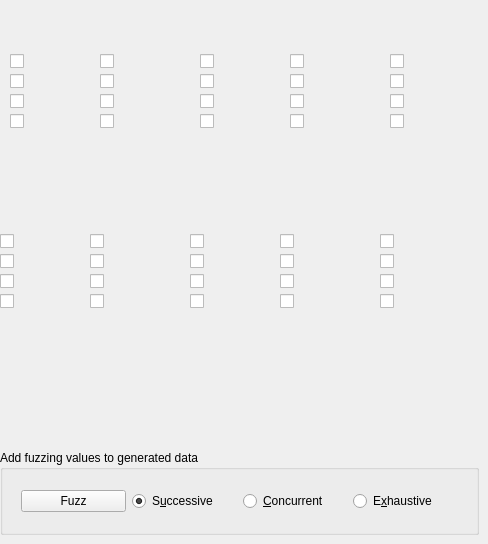
             <widget class="QWidget" name="Web3_Domain_Manager">
              <attribute name="title">
               <string>Web3</string>
              </attribute>
              <attribute name="toolTip">
               <string>Web3 domains are blockchain-based DNS addresses that are registered on a crypto network, such as Ethereum. They are similar to web2 &quot;.com&quot; domains, but typically end with something like &quot;.eth&quot; or &quot;.crypto&quot;. 
</string>
              </attribute>
              <attribute name="whatsThis">
               <string>Web3 domains are blockchain-based DNS addresses that are registered on a crypto network, such as Ethereum. They are similar to web2 &quot;.com&quot; domains, but typically end with something like &quot;.eth&quot; or &quot;.crypto&quot;.  </string>
              </attribute>
              <widget class="QGroupBox" name="groupBox_2">
               <property name="geometry">
                <rect>
                 <x>0</x>
                 <y>450</y>
                 <width>479</width>
                 <height>85</height>
                </rect>
               </property>
               <property name="title">
                <string>Add fuzzing values to generated data</string>
               </property>
               <layout class="QHBoxLayout" name="horizontalLayout_8">
                <item>
                 <widget class="QStackedWidget" name="stackedWidgetFuzzing_2">
                  <property name="sizePolicy">
                   <sizepolicy hsizetype="Preferred" vsizetype="Maximum">
                    <horstretch>0</horstretch>
                    <verstretch>0</verstretch>
                   </sizepolicy>
                  </property>
                  <property name="currentIndex">
                   <number>0</number>
                  </property>
                  <widget class="QWidget" name="pageFuzzingUI_2">
                   <layout class="QHBoxLayout" name="horizontalLayout_5">
                    <item>
                     <widget class="QPushButton" name="btnFuzz_2">
                      <property name="text">
                       <string>Fuzz</string>
                      </property>
                     </widget>
                    </item>
                    <item>
                     <widget class="QRadioButton" name="rBSuccessive_2">
                      <property name="toolTip">
                       <string>&lt;html&gt;&lt;head/&gt;&lt;body&gt;&lt;p&gt;For multiple labels per message the fuzzed values are inserted &lt;span style=&quot; font-weight:600;&quot;&gt;one-by-one&lt;/span&gt;.&lt;/p&gt;&lt;/body&gt;&lt;/html&gt;</string>
                      </property>
                      <property name="text">
                       <string>S&amp;uccessive</string>
                      </property>
                      <property name="checked">
                       <bool>true</bool>
                      </property>
                     </widget>
                    </item>
                    <item>
                     <widget class="QRadioButton" name="rbConcurrent_2">
                      <property name="toolTip">
                       <string>&lt;html&gt;&lt;head/&gt;&lt;body&gt;&lt;p&gt;For multiple labels per message the labels are fuzzed &lt;span style=&quot; font-weight:600;&quot;&gt;at the same time&lt;/span&gt;.&lt;/p&gt;&lt;/body&gt;&lt;/html&gt;</string>
                      </property>
                      <property name="text">
                       <string>&amp;Concurrent</string>
                      </property>
                     </widget>
                    </item>
                    <item>
                     <widget class="QRadioButton" name="rBExhaustive_2">
                      <property name="toolTip">
                       <string>&lt;html&gt;&lt;head/&gt;&lt;body&gt;&lt;p&gt;For multiple labels per message the fuzzed values are inserted in &lt;span style=&quot; font-weight:600;&quot;&gt;all possible combinations&lt;/span&gt;.&lt;/p&gt;&lt;/body&gt;&lt;/html&gt;</string>
                      </property>
                      <property name="text">
                       <string>E&amp;xhaustive</string>
                      </property>
                     </widget>
                    </item>
                   </layout>
                  </widget>
                  <widget class="QWidget" name="pageFuzzingProgressBar_2">
                   <layout class="QHBoxLayout" name="horizontalLayout_9">
                    <item>
                     <widget class="QProgressBar" name="progressBarFuzzing_2">
                      <property name="value">
                       <number>24</number>
                      </property>
                      <property name="format">
                       <string>%v/%m</string>
                      </property>
                     </widget>
                    </item>
                   </layout>
                  </widget>
                 </widget>
                </item>
               </layout>
              </widget>
              <widget class="QCheckBox" name="checkBox_268">
               <property name="geometry">
                <rect>
                 <x>100</x>
                 <y>70</y>
                 <width>78</width>
                 <height>22</height>
                </rect>
               </property>
               <property name="text">
                <string/>
               </property>
              </widget>
              <widget class="QCheckBox" name="checkBox_269">
               <property name="geometry">
                <rect>
                 <x>200</x>
                 <y>110</y>
                 <width>78</width>
                 <height>22</height>
                </rect>
               </property>
               <property name="text">
                <string/>
               </property>
              </widget>
              <widget class="QCheckBox" name="checkBox_270">
               <property name="geometry">
                <rect>
                 <x>10</x>
                 <y>110</y>
                 <width>78</width>
                 <height>22</height>
                </rect>
               </property>
               <property name="text">
                <string/>
               </property>
              </widget>
              <widget class="QCheckBox" name="checkBox_271">
               <property name="geometry">
                <rect>
                 <x>290</x>
                 <y>50</y>
                 <width>78</width>
                 <height>22</height>
                </rect>
               </property>
               <property name="text">
                <string/>
               </property>
              </widget>
              <widget class="QCheckBox" name="checkBox_272">
               <property name="geometry">
                <rect>
                 <x>290</x>
                 <y>110</y>
                 <width>78</width>
                 <height>22</height>
                </rect>
               </property>
               <property name="text">
                <string/>
               </property>
              </widget>
              <widget class="QCheckBox" name="checkBox_273">
               <property name="geometry">
                <rect>
                 <x>10</x>
                 <y>50</y>
                 <width>78</width>
                 <height>22</height>
                </rect>
               </property>
               <property name="text">
                <string/>
               </property>
              </widget>
              <widget class="QCheckBox" name="checkBox_274">
               <property name="geometry">
                <rect>
                 <x>100</x>
                 <y>90</y>
                 <width>78</width>
                 <height>22</height>
                </rect>
               </property>
               <property name="text">
                <string/>
               </property>
              </widget>
              <widget class="QCheckBox" name="checkBox_275">
               <property name="geometry">
                <rect>
                 <x>10</x>
                 <y>90</y>
                 <width>78</width>
                 <height>22</height>
                </rect>
               </property>
               <property name="text">
                <string/>
               </property>
              </widget>
              <widget class="QCheckBox" name="checkBox_276">
               <property name="geometry">
                <rect>
                 <x>290</x>
                 <y>90</y>
                 <width>78</width>
                 <height>22</height>
                </rect>
               </property>
               <property name="text">
                <string/>
               </property>
              </widget>
              <widget class="QCheckBox" name="checkBox_277">
               <property name="geometry">
                <rect>
                 <x>390</x>
                 <y>90</y>
                 <width>78</width>
                 <height>22</height>
                </rect>
               </property>
               <property name="text">
                <string/>
               </property>
              </widget>
              <widget class="QCheckBox" name="checkBox_278">
               <property name="geometry">
                <rect>
                 <x>100</x>
                 <y>50</y>
                 <width>78</width>
                 <height>22</height>
                </rect>
               </property>
               <property name="text">
                <string/>
               </property>
              </widget>
              <widget class="QCheckBox" name="checkBox_279">
               <property name="geometry">
                <rect>
                 <x>200</x>
                 <y>50</y>
                 <width>78</width>
                 <height>22</height>
                </rect>
               </property>
               <property name="text">
                <string/>
               </property>
              </widget>
              <widget class="QCheckBox" name="checkBox_280">
               <property name="geometry">
                <rect>
                 <x>390</x>
                 <y>110</y>
                 <width>78</width>
                 <height>22</height>
                </rect>
               </property>
               <property name="text">
                <string/>
               </property>
              </widget>
              <widget class="QCheckBox" name="checkBox_281">
               <property name="geometry">
                <rect>
                 <x>390</x>
                 <y>50</y>
                 <width>78</width>
                 <height>22</height>
                </rect>
               </property>
               <property name="text">
                <string/>
               </property>
              </widget>
              <widget class="QCheckBox" name="checkBox_113">
               <property name="geometry">
                <rect>
                 <x>200</x>
                 <y>90</y>
                 <width>78</width>
                 <height>22</height>
                </rect>
               </property>
               <property name="text">
                <string/>
               </property>
              </widget>
              <widget class="QCheckBox" name="checkBox_282">
               <property name="geometry">
                <rect>
                 <x>10</x>
                 <y>70</y>
                 <width>78</width>
                 <height>22</height>
                </rect>
               </property>
               <property name="text">
                <string/>
               </property>
              </widget>
              <widget class="QCheckBox" name="checkBox_283">
               <property name="geometry">
                <rect>
                 <x>200</x>
                 <y>70</y>
                 <width>78</width>
                 <height>22</height>
                </rect>
               </property>
               <property name="text">
                <string/>
               </property>
              </widget>
              <widget class="QCheckBox" name="checkBox_284">
               <property name="geometry">
                <rect>
                 <x>100</x>
                 <y>110</y>
                 <width>78</width>
                 <height>22</height>
                </rect>
               </property>
               <property name="text">
                <string/>
               </property>
              </widget>
              <widget class="QCheckBox" name="checkBox_285">
               <property name="geometry">
                <rect>
                 <x>390</x>
                 <y>71</y>
                 <width>78</width>
                 <height>21</height>
                </rect>
               </property>
               <property name="text">
                <string/>
               </property>
              </widget>
              <widget class="QCheckBox" name="checkBox_286">
               <property name="geometry">
                <rect>
                 <x>290</x>
                 <y>70</y>
                 <width>78</width>
                 <height>22</height>
                </rect>
               </property>
               <property name="text">
                <string/>
               </property>
              </widget>
              <widget class="QCheckBox" name="checkBox_287">
               <property name="geometry">
                <rect>
                 <x>90</x>
                 <y>250</y>
                 <width>78</width>
                 <height>22</height>
                </rect>
               </property>
               <property name="text">
                <string/>
               </property>
              </widget>
              <widget class="QCheckBox" name="checkBox_288">
               <property name="geometry">
                <rect>
                 <x>190</x>
                 <y>290</y>
                 <width>78</width>
                 <height>22</height>
                </rect>
               </property>
               <property name="text">
                <string/>
               </property>
              </widget>
              <widget class="QCheckBox" name="checkBox_289">
               <property name="geometry">
                <rect>
                 <x>0</x>
                 <y>290</y>
                 <width>78</width>
                 <height>22</height>
                </rect>
               </property>
               <property name="text">
                <string/>
               </property>
              </widget>
              <widget class="QCheckBox" name="checkBox_290">
               <property name="geometry">
                <rect>
                 <x>280</x>
                 <y>230</y>
                 <width>78</width>
                 <height>22</height>
                </rect>
               </property>
               <property name="text">
                <string/>
               </property>
              </widget>
              <widget class="QCheckBox" name="checkBox_291">
               <property name="geometry">
                <rect>
                 <x>280</x>
                 <y>290</y>
                 <width>78</width>
                 <height>22</height>
                </rect>
               </property>
               <property name="text">
                <string/>
               </property>
              </widget>
              <widget class="QCheckBox" name="checkBox_292">
               <property name="geometry">
                <rect>
                 <x>0</x>
                 <y>230</y>
                 <width>78</width>
                 <height>22</height>
                </rect>
               </property>
               <property name="text">
                <string/>
               </property>
              </widget>
              <widget class="QCheckBox" name="checkBox_293">
               <property name="geometry">
                <rect>
                 <x>90</x>
                 <y>270</y>
                 <width>78</width>
                 <height>22</height>
                </rect>
               </property>
               <property name="text">
                <string/>
               </property>
              </widget>
              <widget class="QCheckBox" name="checkBox_294">
               <property name="geometry">
                <rect>
                 <x>0</x>
                 <y>270</y>
                 <width>78</width>
                 <height>22</height>
                </rect>
               </property>
               <property name="text">
                <string/>
               </property>
              </widget>
              <widget class="QCheckBox" name="checkBox_295">
               <property name="geometry">
                <rect>
                 <x>280</x>
                 <y>270</y>
                 <width>78</width>
                 <height>22</height>
                </rect>
               </property>
               <property name="text">
                <string/>
               </property>
              </widget>
              <widget class="QCheckBox" name="checkBox_296">
               <property name="geometry">
                <rect>
                 <x>380</x>
                 <y>270</y>
                 <width>78</width>
                 <height>22</height>
                </rect>
               </property>
               <property name="text">
                <string/>
               </property>
              </widget>
              <widget class="QCheckBox" name="checkBox_297">
               <property name="geometry">
                <rect>
                 <x>90</x>
                 <y>230</y>
                 <width>78</width>
                 <height>22</height>
                </rect>
               </property>
               <property name="text">
                <string/>
               </property>
              </widget>
              <widget class="QCheckBox" name="checkBox_298">
               <property name="geometry">
                <rect>
                 <x>190</x>
                 <y>230</y>
                 <width>78</width>
                 <height>22</height>
                </rect>
               </property>
               <property name="text">
                <string/>
               </property>
              </widget>
              <widget class="QCheckBox" name="checkBox_299">
               <property name="geometry">
                <rect>
                 <x>380</x>
                 <y>290</y>
                 <width>78</width>
                 <height>22</height>
                </rect>
               </property>
               <property name="text">
                <string/>
               </property>
              </widget>
              <widget class="QCheckBox" name="checkBox_300">
               <property name="geometry">
                <rect>
                 <x>380</x>
                 <y>230</y>
                 <width>78</width>
                 <height>22</height>
                </rect>
               </property>
               <property name="text">
                <string/>
               </property>
              </widget>
              <widget class="QCheckBox" name="checkBox_301">
               <property name="geometry">
                <rect>
                 <x>190</x>
                 <y>270</y>
                 <width>78</width>
                 <height>22</height>
                </rect>
               </property>
               <property name="text">
                <string/>
               </property>
              </widget>
              <widget class="QCheckBox" name="checkBox_302">
               <property name="geometry">
                <rect>
                 <x>0</x>
                 <y>250</y>
                 <width>78</width>
                 <height>22</height>
                </rect>
               </property>
               <property name="text">
                <string/>
               </property>
              </widget>
              <widget class="QCheckBox" name="checkBox_303">
               <property name="geometry">
                <rect>
                 <x>190</x>
                 <y>250</y>
                 <width>78</width>
                 <height>22</height>
                </rect>
               </property>
               <property name="text">
                <string/>
               </property>
              </widget>
              <widget class="QCheckBox" name="checkBox_304">
               <property name="geometry">
                <rect>
                 <x>90</x>
                 <y>290</y>
                 <width>78</width>
                 <height>22</height>
                </rect>
               </property>
               <property name="text">
                <string/>
               </property>
              </widget>
              <widget class="QCheckBox" name="checkBox_305">
               <property name="geometry">
                <rect>
                 <x>380</x>
                 <y>251</y>
                 <width>78</width>
                 <height>21</height>
                </rect>
               </property>
               <property name="text">
                <string/>
               </property>
              </widget>
              <widget class="QCheckBox" name="checkBox_306">
               <property name="geometry">
                <rect>
                 <x>280</x>
                 <y>250</y>
                 <width>78</width>
                 <height>22</height>
                </rect>
               </property>
               <property name="text">
                <string/>
               </property>
              </widget>
             </widget>
